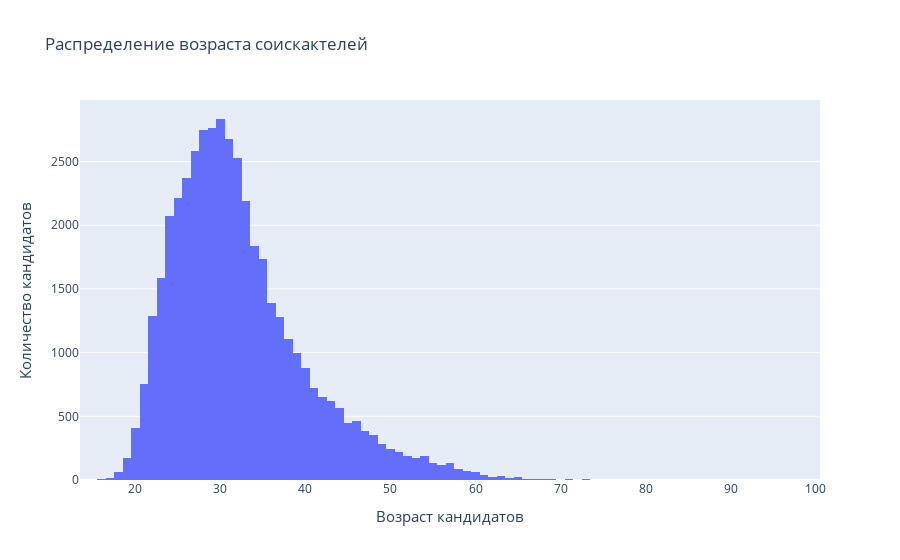

The notebook cell saved with this chart:
### Code cell
import plotly.express as px

# display dinamic of balance
fig = px.histogram(
    hh_df,
    x='Возраст',
    #labels={'Возраст':'Возраст', 'count':'Количество'}
    title="Распределение возраста соискактелей"
    )
fig.update_layout(
    yaxis=dict(
        title_text="Количество кандидатов", # меняем название заголовка оси абсцисс
        titlefont=dict(size=15),  # ее размер 
    ),
    xaxis=dict(
        title_text="Возраст кандидатов", # меняем название заголовка оси абсцисс
        titlefont=dict(size=15),  # ее размер 
    ), 
  #paper_bgcolor="#eaf7ff",# цвет фона холста
)
fig.show();

### Figure 1 — Plotly figure (JSON) as saved in the notebook; plotly's stock layout.template omitted (floating-point values rounded to 4 significant figures; data arrays with more than 128 entries replaced by an {"elided": "..."} marker saying what was removed)
{"data": [{"alignmentgroup": "True", "bingroup": "x", "hovertemplate": "Возраст=%{x}<br>count=%{y}<extra></extra>", "legendgroup": "", "marker": {"color": "#636efa", "pattern": {"shape": ""}}, "name": "", "offsetgroup": "", "orientation": "v", "showlegend": false, "type": "histogram", "x": {"elided": "44744 int values"}, "xaxis": "x", "yaxis": "y"}], "layout": {"barmode": "relative", "legend": {"tracegroupgap": 0}, "title": {"text": "Распределение возраста соискактелей"}, "xaxis": {"anchor": "y", "domain": [0, 1], "title": {"font": {"size": 15}, "text": "Возраст кандидатов"}}, "yaxis": {"anchor": "x", "domain": [0, 1], "title": {"font": {"size": 15}, "text": "Количество кандидатов"}}}}
